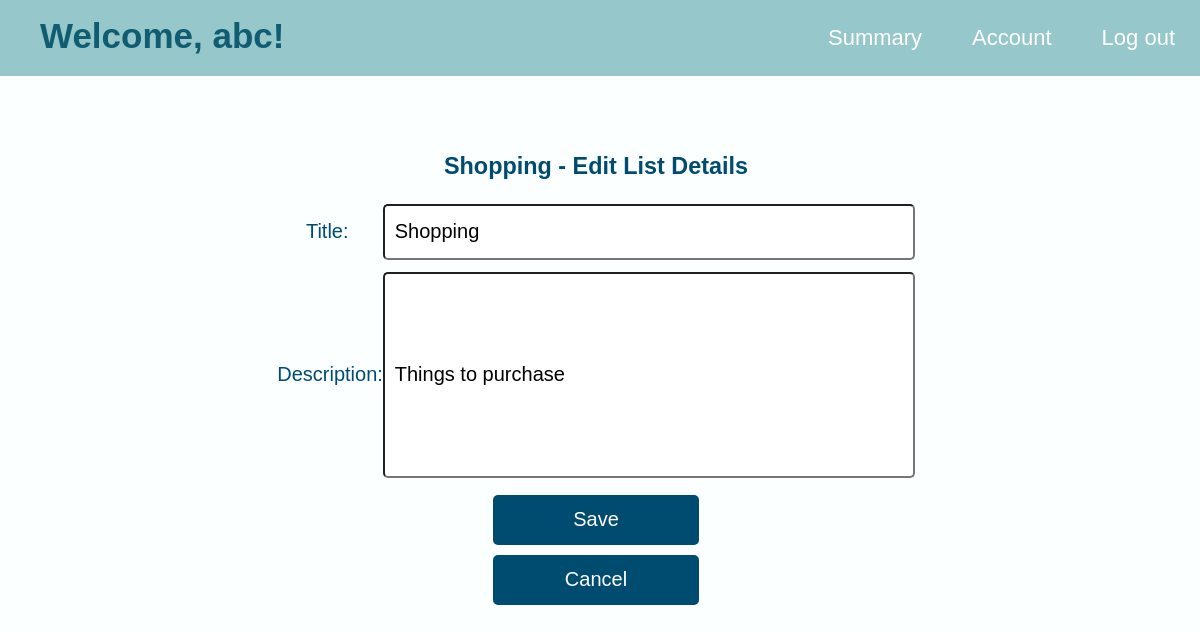
Screenshot of /abc/editlist/2 with the database file from the repository.
### application/models.py (models this page shows)
class List(db.Model):
    __tablename__ = "List"
    ListID = db.Column(db.Integer, autoincrement=True, primary_key=True)
    UserID = db.Column(db.Integer, db.ForeignKey("User.UserID"), unique=True, nullable=False)
    Name = db.Column(db.String, nullable=False)
    Description = db.Column(db.String)
    Created_time = db.Column(db.String, nullable=False)

### application/controllers.py (the view)
@app.route("/<username>/editlist/<listid>", methods=['GET','POST'])
def editlist(username,listid):
    list = List.query.filter_by(ListID=listid).first()
    if request.method == 'GET':
        return render_template('editlist.html', username=username, list=list)
    elif request.method == 'POST':
        list.Name = request.form['name']
        list.Description = request.form['desc']
        db.session.commit()
        return redirect(url_for('home',username=username))

### templates/editlist.html (shortened to what this page needs)
<!DOCTYPE html>
    <head>
    </head>
    <body>
        <div class="header" style="color:#ffffff">
            <ul>
                <li><a class = "logo" href="{{url_for('home',username=username)}}">Welcome, {{username}}!</a></li>
                <li><a class = "block" href="{{url_for('logout')}}">Log out </a></li>
                <li><a class = "block" href="{{url_for('account',username=username)}}">Account </a></li>
                <li><a class = "block" href="{{url_for('summary',username=username)}}">Summary </a></li>
            </ul>
        </div>
        <div class="form">
            <h3> {{list['Name']}} - Edit List Details</h3>
                <form action = "{{url_for('editlist',username=username,listid=list['ListID'])}}" method = "POST" id = "list-form">
                    <label>Title: </label>
                    <input type="text" name="name" class = "forminput" value="{{list['Name']}}" required /> <br>
                    <label>Description: </label>
                    <input type="text" name="desc" class = "forminput" value = "{{list['Description']}}" style="height: 200px;" /> <br>
                    <input type="submit" id = "submit" class = "btn" value="Save" />
                </form>
                <button class = "btn"><a href="{{url_for('home',username=username)}}">Cancel</a></button>
        </div>
    </body>
</html>

### templates/editlist.html (style rules this page uses)
body { background-color: #e7ffff26; font-family: 'Gill Sans', 'Gill Sans MT', Calibri, 'Trebuchet MS', sans-serif; margin-left: 0; margin-bottom: 0; }
.header { overflow: hidden; margin: 0px; background-color: #95c7cb; padding: 0px 0px; position: fixed; top: 0; width: 100%; left:0; }
.header ul { margin: 0; padding: 0; list-style-type: none; }
.header .block { display: block; color: white; text-align: center; padding: 25px 25px; float: right; text-decoration: none; font-size: 22px; }
.header .logo { color: rgb(16, 92, 113); font-weight: bold; text-decoration: none; float: left; font-size: 35px; padding: 16px 40px; }
.form { padding: 80px; margin-top: 50px; font-size: 20px; min-height: 100%; color: #004c70; text-align: center; }
.form .forminput { margin-bottom: 12px; padding-left: 10px; font-size: 20px; height: 50px; width: 50%; border-radius: 5px }
.form .btn { color: #fff; background-color: #004c70; border: none; font-size: 20px; height: 50px; width: 20%; border-radius: 5px; margin: 5px; }
.form .btn a { color: white; text-decoration: None; }
.form label { display: inline-block; width: 100px; }

### rows the page displays
List: Name "Shopping", name "Shopping", desc "Things to purchase"

### other values shown
{{ username }} "abc"
